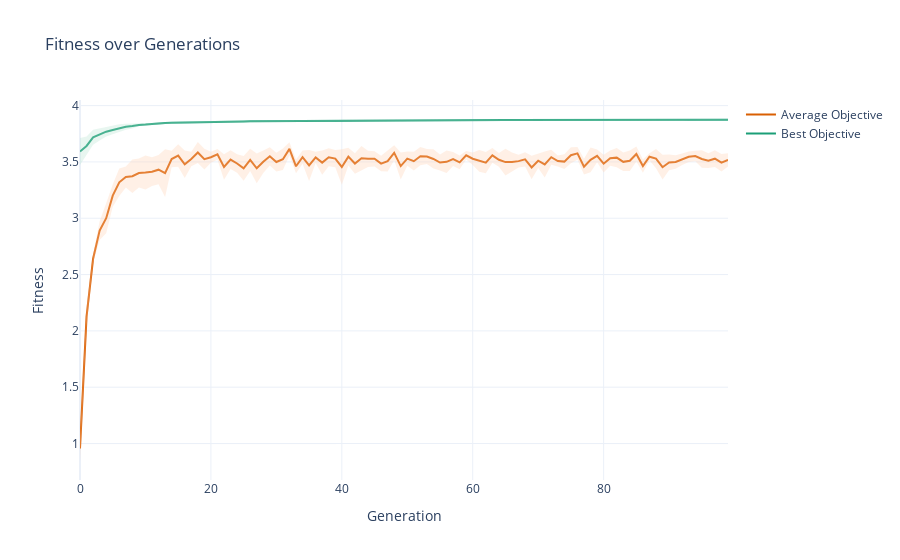

The code cell stored with this chart in its notebook:
### Code cell
def lineplot(fig, df, x, y, title, x_label, y_label):
    i = len(fig.data) // 3
    line_color = px.colors.qualitative.Dark2[i]
    # line_color = "rgb(31, 119, 180)"
    c = px.colors.qualitative.Pastel2[i].split("(")[1].split(")")[0]
    fill_color = f"rgba({c}, 0.3)"
    # fill_color = "rgba(68, 68, 68, 0.3)"

    df_plot = df[[x, y]].groupby([x]).agg(["mean", "std", "count"])
    df_plot = df_plot.droplevel(axis=1, level=0).reset_index()
    df_plot["ci"] = 1.96 * df_plot["std"] / np.sqrt(df_plot["count"])
    df_plot["ci_lower"] = df_plot["mean"] - df_plot["ci"]
    df_plot["ci_upper"] = df_plot["mean"] + df_plot["ci"]

    fig.add_traces(
        [
            go.Scatter(
                name=y,
                x=df_plot[x],
                y=df_plot["mean"],
                mode="lines",
                line=dict(color=line_color),
            ),
            go.Scatter(
                name="95% CI Upper",
                x=df_plot[x],
                y=df_plot["ci_upper"],
                mode="lines",
                marker=dict(color="#444"),
                line=dict(width=0),
                showlegend=False,
            ),
            go.Scatter(
                name="95 CI Lower",
                x=df_plot[x],
                y=df_plot["ci_lower"],
                marker=dict(color="#444"),
                line=dict(width=0),
                mode="lines",
                fillcolor=fill_color,
                fill="tonexty",
                showlegend=False,
            ),
        ]
    )
    fig.update_layout(
        xaxis_title=x_label,
        yaxis_title=y_label,
        title=title,
        hovermode="x",
    )
    return fig


fig = go.Figure()

lineplot(
    fig,
    df,
    "Generation",
    "Best Objective",
    "Fitness over Generations",
    "Generation",
    "Fitness",
)

lineplot(
    fig,
    df,
    "Generation",
    "Average Objective",
    "Fitness over Generations",
    "Generation",
    "Fitness",
)


fig.show()
